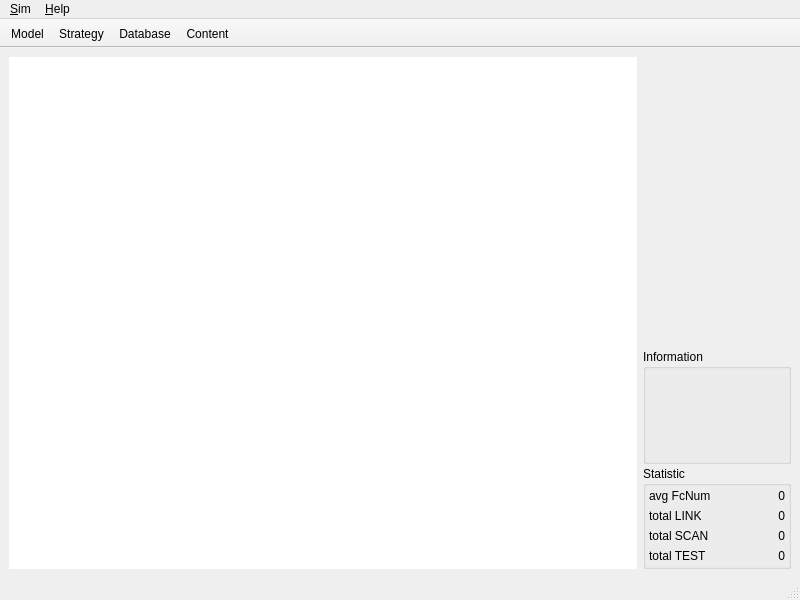
<?xml version="1.0" encoding="UTF-8"?>
<ui version="4.0">
 <class>MainWin</class>
 <widget class="QMainWindow" name="MainWin">
  <property name="geometry">
   <rect>
    <x>0</x>
    <y>0</y>
    <width>800</width>
    <height>600</height>
   </rect>
  </property>
  <property name="minimumSize">
   <size>
    <width>800</width>
    <height>600</height>
   </size>
  </property>
  <property name="maximumSize">
   <size>
    <width>800</width>
    <height>600</height>
   </size>
  </property>
  <property name="windowTitle">
   <string>ItshfSim</string>
  </property>
  <widget class="QWidget" name="central">
   <property name="styleSheet">
    <string notr="true"/>
   </property>
   <layout class="QGridLayout" name="gridLayout">
    <item row="0" column="0">
     <widget class="QChartView" name="chartView">
      <property name="minimumSize">
       <size>
        <width>520</width>
        <height>460</height>
       </size>
      </property>
      <property name="font">
       <font>
        <family>Arial</family>
       </font>
      </property>
      <property name="styleSheet">
       <string notr="true"/>
      </property>
      <property name="frameShape">
       <enum>QFrame::NoFrame</enum>
      </property>
      <property name="lineWidth">
       <number>0</number>
      </property>
     </widget>
    </item>
    <item row="0" column="1">
     <layout class="QVBoxLayout" name="dispLayout">
      <property name="spacing">
       <number>2</number>
      </property>
      <property name="rightMargin">
       <number>0</number>
      </property>
      <item>
       <layout class="QHBoxLayout" name="colorLayout"/>
      </item>
      <item>
       <spacer name="spacer">
        <property name="orientation">
         <enum>Qt::Vertical</enum>
        </property>
        <property name="sizeHint" stdset="0">
         <size>
          <width>20</width>
          <height>40</height>
         </size>
        </property>
       </spacer>
      </item>
      <item>
       <widget class="QGroupBox" name="infoGrpBox">
        <property name="sizePolicy">
         <sizepolicy hsizetype="Fixed" vsizetype="Fixed">
          <horstretch>0</horstretch>
          <verstretch>0</verstretch>
         </sizepolicy>
        </property>
        <property name="maximumSize">
         <size>
          <width>148</width>
          <height>200</height>
         </size>
        </property>
        <property name="title">
         <string>Information</string>
        </property>
        <layout class="QGridLayout" name="gridLayout_3">
         <property name="leftMargin">
          <number>3</number>
         </property>
         <property name="topMargin">
          <number>3</number>
         </property>
         <property name="rightMargin">
          <number>3</number>
         </property>
         <property name="bottomMargin">
          <number>3</number>
         </property>
         <item row="0" column="0">
          <widget class="QPlainTextEdit" name="infoText">
           <property name="sizePolicy">
            <sizepolicy hsizetype="Preferred" vsizetype="Preferred">
             <horstretch>0</horstretch>
             <verstretch>0</verstretch>
            </sizepolicy>
           </property>
           <property name="minimumSize">
            <size>
             <width>0</width>
             <height>0</height>
            </size>
           </property>
           <property name="maximumSize">
            <size>
             <width>160</width>
             <height>40</height>
            </size>
           </property>
           <property name="font">
            <font>
             <family>Arial</family>
             <pointsize>7</pointsize>
            </font>
           </property>
           <property name="styleSheet">
            <string notr="true">background-color:transparent;
border-color:gray;
color:black;</string>
           </property>
           <property name="frameShape">
            <enum>QFrame::NoFrame</enum>
           </property>
           <property name="frameShadow">
            <enum>QFrame::Sunken</enum>
           </property>
           <property name="verticalScrollBarPolicy">
            <enum>Qt::ScrollBarAlwaysOff</enum>
           </property>
           <property name="horizontalScrollBarPolicy">
            <enum>Qt::ScrollBarAlwaysOff</enum>
           </property>
           <property name="lineWrapMode">
            <enum>QPlainTextEdit::NoWrap</enum>
           </property>
           <property name="readOnly">
            <bool>true</bool>
           </property>
           <property name="maximumBlockCount">
            <number>16</number>
           </property>
          </widget>
         </item>
         <item row="1" column="0">
          <widget class="QPlainTextEdit" name="logText">
           <property name="sizePolicy">
            <sizepolicy hsizetype="Preferred" vsizetype="Preferred">
             <horstretch>0</horstretch>
             <verstretch>0</verstretch>
            </sizepolicy>
           </property>
           <property name="minimumSize">
            <size>
             <width>0</width>
             <height>0</height>
            </size>
           </property>
           <property name="maximumSize">
            <size>
             <width>160</width>
             <height>40</height>
            </size>
           </property>
           <property name="font">
            <font>
             <family>Courier New</family>
             <pointsize>7</pointsize>
            </font>
           </property>
           <property name="styleSheet">
            <string notr="true">background-color:transparent;
border-color:gray;
color:blue;</string>
           </property>
           <property name="frameShape">
            <enum>QFrame::NoFrame</enum>
           </property>
           <property name="frameShadow">
            <enum>QFrame::Sunken</enum>
           </property>
           <property name="verticalScrollBarPolicy">
            <enum>Qt::ScrollBarAlwaysOff</enum>
           </property>
           <property name="horizontalScrollBarPolicy">
            <enum>Qt::ScrollBarAlwaysOff</enum>
           </property>
           <property name="lineWrapMode">
            <enum>QPlainTextEdit::NoWrap</enum>
           </property>
           <property name="readOnly">
            <bool>true</bool>
           </property>
           <property name="maximumBlockCount">
            <number>128</number>
           </property>
          </widget>
         </item>
        </layout>
       </widget>
      </item>
      <item>
       <widget class="QGroupBox" name="stsGrpBox">
        <property name="sizePolicy">
         <sizepolicy hsizetype="Fixed" vsizetype="Fixed">
          <horstretch>0</horstretch>
          <verstretch>0</verstretch>
         </sizepolicy>
        </property>
        <property name="maximumSize">
         <size>
          <width>148</width>
          <height>200</height>
         </size>
        </property>
        <property name="styleSheet">
         <string notr="true">border-color:gray;</string>
        </property>
        <property name="title">
         <string>Statistic</string>
        </property>
        <layout class="QGridLayout" name="gridLayout_2">
         <property name="leftMargin">
          <number>3</number>
         </property>
         <property name="topMargin">
          <number>3</number>
         </property>
         <property name="rightMargin">
          <number>3</number>
         </property>
         <property name="bottomMargin">
          <number>3</number>
         </property>
         <item row="5" column="1">
          <widget class="QLabel" name="totalTestNum">
           <property name="minimumSize">
            <size>
             <width>40</width>
             <height>0</height>
            </size>
           </property>
           <property name="maximumSize">
            <size>
             <width>40</width>
             <height>16777215</height>
            </size>
           </property>
           <property name="text">
            <string>0</string>
           </property>
           <property name="alignment">
            <set>Qt::AlignRight|Qt::AlignTrailing|Qt::AlignVCenter</set>
           </property>
          </widget>
         </item>
         <item row="3" column="0">
          <widget class="QLabel" name="totalScanLabel">
           <property name="text">
            <string>total SCAN</string>
           </property>
          </widget>
         </item>
         <item row="2" column="0">
          <widget class="QLabel" name="totalLinkLabel">
           <property name="text">
            <string>total LINK</string>
           </property>
          </widget>
         </item>
         <item row="5" column="0">
          <widget class="QLabel" name="totalTestLabel">
           <property name="text">
            <string>total TEST</string>
           </property>
          </widget>
         </item>
         <item row="0" column="1">
          <widget class="QLabel" name="avgScanTry">
           <property name="minimumSize">
            <size>
             <width>40</width>
             <height>0</height>
            </size>
           </property>
           <property name="maximumSize">
            <size>
             <width>40</width>
             <height>16777215</height>
            </size>
           </property>
           <property name="text">
            <string>0</string>
           </property>
           <property name="alignment">
            <set>Qt::AlignRight|Qt::AlignTrailing|Qt::AlignVCenter</set>
           </property>
          </widget>
         </item>
         <item row="0" column="0">
          <widget class="QLabel" name="scanLabel">
           <property name="text">
            <string>avg FcNum</string>
           </property>
          </widget>
         </item>
         <item row="3" column="1">
          <widget class="QLabel" name="totalScanNum">
           <property name="minimumSize">
            <size>
             <width>40</width>
             <height>0</height>
            </size>
           </property>
           <property name="maximumSize">
            <size>
             <width>40</width>
             <height>16777215</height>
            </size>
           </property>
           <property name="text">
            <string>0</string>
           </property>
           <property name="alignment">
            <set>Qt::AlignRight|Qt::AlignTrailing|Qt::AlignVCenter</set>
           </property>
          </widget>
         </item>
         <item row="2" column="1">
          <widget class="QLabel" name="totalLinkNum">
           <property name="minimumSize">
            <size>
             <width>40</width>
             <height>0</height>
            </size>
           </property>
           <property name="maximumSize">
            <size>
             <width>40</width>
             <height>16777215</height>
            </size>
           </property>
           <property name="text">
            <string>0</string>
           </property>
           <property name="alignment">
            <set>Qt::AlignRight|Qt::AlignTrailing|Qt::AlignVCenter</set>
           </property>
          </widget>
         </item>
        </layout>
       </widget>
      </item>
     </layout>
    </item>
   </layout>
  </widget>
  <widget class="QMenuBar" name="menubar">
   <property name="geometry">
    <rect>
     <x>0</x>
     <y>0</y>
     <width>800</width>
     <height>21</height>
    </rect>
   </property>
   <widget class="QMenu" name="menuSim">
    <property name="title">
     <string>&amp;Sim</string>
    </property>
    <addaction name="actModel"/>
    <addaction name="actStrategy"/>
    <addaction name="actDatabase"/>
   </widget>
   <widget class="QMenu" name="menuHelp">
    <property name="title">
     <string>&amp;Help</string>
    </property>
    <addaction name="actContent"/>
    <addaction name="actCopyright"/>
   </widget>
   <addaction name="menuSim"/>
   <addaction name="menuHelp"/>
  </widget>
  <widget class="QStatusBar" name="statusbar"/>
  <widget class="QToolBar" name="toolBar">
   <property name="windowTitle">
    <string>toolBar</string>
   </property>
   <property name="autoFillBackground">
    <bool>true</bool>
   </property>
   <property name="movable">
    <bool>false</bool>
   </property>
   <property name="allowedAreas">
    <set>Qt::TopToolBarArea</set>
   </property>
   <property name="iconSize">
    <size>
     <width>24</width>
     <height>24</height>
    </size>
   </property>
   <property name="toolButtonStyle">
    <enum>Qt::ToolButtonTextUnderIcon</enum>
   </property>
   <property name="floatable">
    <bool>true</bool>
   </property>
   <attribute name="toolBarArea">
    <enum>TopToolBarArea</enum>
   </attribute>
   <attribute name="toolBarBreak">
    <bool>false</bool>
   </attribute>
   <addaction name="actModel"/>
   <addaction name="actStrategy"/>
   <addaction name="actDatabase"/>
   <addaction name="actContent"/>
  </widget>
  <action name="actModel">
   <property name="text">
    <string>&amp;Model</string>
   </property>
   <property name="shortcut">
    <string>Alt+M</string>
   </property>
  </action>
  <action name="actStrategy">
   <property name="text">
    <string>&amp;Strategy</string>
   </property>
   <property name="toolTip">
    <string>Algorithm Strategy</string>
   </property>
   <property name="shortcut">
    <string>Alt+S</string>
   </property>
  </action>
  <action name="actContent">
   <property name="text">
    <string>&amp;Content</string>
   </property>
   <property name="shortcut">
    <string>Alt+C</string>
   </property>
  </action>
  <action name="actCopyright">
   <property name="text">
    <string>Copyrights</string>
   </property>
  </action>
  <action name="actDatabase">
   <property name="text">
    <string>&amp;Database</string>
   </property>
   <property name="toolTip">
    <string>Create Database</string>
   </property>
   <property name="shortcut">
    <string>Alt+D</string>
   </property>
  </action>
 </widget>
 <customwidgets>
  <customwidget>
   <class>QChartView</class>
   <extends>QGraphicsView</extends>
   <header location="global">qchartview.h</header>
  </customwidget>
 </customwidgets>
 <resources/>
 <connections/>
</ui>
